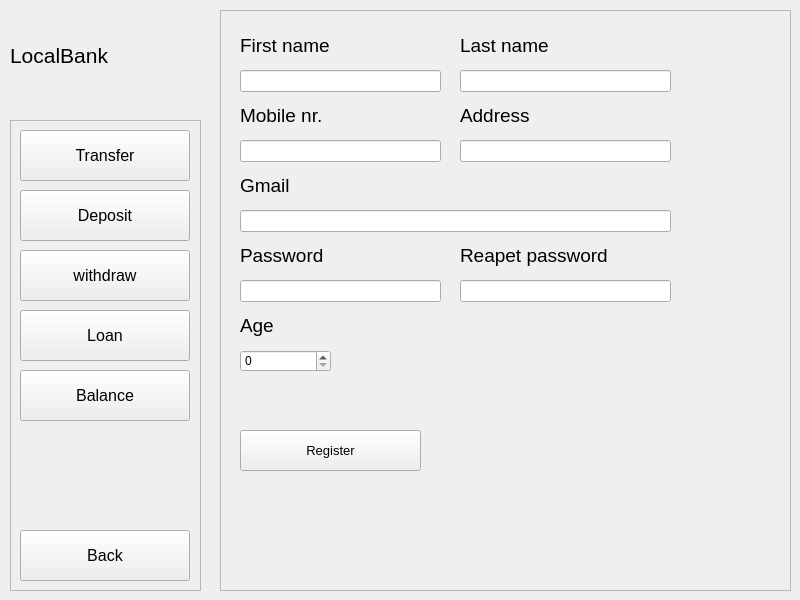
<?xml version="1.0" encoding="UTF-8"?>
<ui version="4.0">
 <class>MainWindow</class>
 <widget class="QMainWindow" name="MainWindow">
  <property name="enabled">
   <bool>true</bool>
  </property>
  <property name="geometry">
   <rect>
    <x>0</x>
    <y>0</y>
    <width>800</width>
    <height>600</height>
   </rect>
  </property>
  <property name="minimumSize">
   <size>
    <width>800</width>
    <height>600</height>
   </size>
  </property>
  <property name="maximumSize">
   <size>
    <width>800</width>
    <height>600</height>
   </size>
  </property>
  <property name="windowTitle">
   <string>LocalBank</string>
  </property>
  <property name="windowIcon">
   <iconset theme="indo">
    <normaloff>C:/Users/vakar/.designer/backup</normaloff>C:/Users/vakar/.designer/backup</iconset>
  </property>
  <widget class="QWidget" name="centralwidget">
   <property name="autoFillBackground">
    <bool>true</bool>
   </property>
   <widget class="QFrame" name="UserMainMenuFrame">
    <property name="enabled">
     <bool>true</bool>
    </property>
    <property name="geometry">
     <rect>
      <x>10</x>
      <y>120</y>
      <width>191</width>
      <height>471</height>
     </rect>
    </property>
    <property name="autoFillBackground">
     <bool>true</bool>
    </property>
    <property name="frameShape">
     <enum>QFrame::StyledPanel</enum>
    </property>
    <property name="frameShadow">
     <enum>QFrame::Raised</enum>
    </property>
    <widget class="QPushButton" name="LoginPageBtn">
     <property name="geometry">
      <rect>
       <x>10</x>
       <y>10</y>
       <width>170</width>
       <height>51</height>
      </rect>
     </property>
     <property name="font">
      <font>
       <pointsize>12</pointsize>
      </font>
     </property>
     <property name="acceptDrops">
      <bool>false</bool>
     </property>
     <property name="text">
      <string extracomment="logn">Login</string>
     </property>
     <property name="flat">
      <bool>false</bool>
     </property>
    </widget>
    <widget class="QPushButton" name="RegPageBtn">
     <property name="geometry">
      <rect>
       <x>10</x>
       <y>70</y>
       <width>170</width>
       <height>51</height>
      </rect>
     </property>
     <property name="font">
      <font>
       <pointsize>12</pointsize>
      </font>
     </property>
     <property name="text">
      <string extracomment="logn">Registration</string>
     </property>
     <property name="flat">
      <bool>false</bool>
     </property>
    </widget>
    <widget class="QPushButton" name="ExitBtn">
     <property name="geometry">
      <rect>
       <x>10</x>
       <y>410</y>
       <width>170</width>
       <height>51</height>
      </rect>
     </property>
     <property name="font">
      <font>
       <pointsize>12</pointsize>
      </font>
     </property>
     <property name="text">
      <string extracomment="logn">Exit</string>
     </property>
     <property name="flat">
      <bool>false</bool>
     </property>
    </widget>
   </widget>
   <widget class="QLabel" name="NameLbl">
    <property name="geometry">
     <rect>
      <x>10</x>
      <y>10</y>
      <width>191</width>
      <height>91</height>
     </rect>
    </property>
    <property name="font">
     <font>
      <pointsize>16</pointsize>
     </font>
    </property>
    <property name="frameShape">
     <enum>QFrame::NoFrame</enum>
    </property>
    <property name="lineWidth">
     <number>0</number>
    </property>
    <property name="text">
     <string>LocalBank</string>
    </property>
    <property name="textFormat">
     <enum>Qt::AutoText</enum>
    </property>
   </widget>
   <widget class="QFrame" name="RegFrame">
    <property name="geometry">
     <rect>
      <x>220</x>
      <y>10</y>
      <width>571</width>
      <height>581</height>
     </rect>
    </property>
    <property name="tabletTracking">
     <bool>false</bool>
    </property>
    <property name="autoFillBackground">
     <bool>true</bool>
    </property>
    <property name="frameShape">
     <enum>QFrame::StyledPanel</enum>
    </property>
    <property name="frameShadow">
     <enum>QFrame::Raised</enum>
    </property>
    <widget class="QLabel" name="label_2">
     <property name="geometry">
      <rect>
       <x>20</x>
       <y>20</y>
       <width>241</width>
       <height>31</height>
      </rect>
     </property>
     <property name="font">
      <font>
       <pointsize>14</pointsize>
      </font>
     </property>
     <property name="frameShape">
      <enum>QFrame::NoFrame</enum>
     </property>
     <property name="lineWidth">
      <number>0</number>
     </property>
     <property name="text">
      <string>First name</string>
     </property>
     <property name="textFormat">
      <enum>Qt::AutoText</enum>
     </property>
    </widget>
    <widget class="QLabel" name="label_4">
     <property name="geometry">
      <rect>
       <x>20</x>
       <y>90</y>
       <width>241</width>
       <height>31</height>
      </rect>
     </property>
     <property name="font">
      <font>
       <pointsize>14</pointsize>
      </font>
     </property>
     <property name="frameShape">
      <enum>QFrame::NoFrame</enum>
     </property>
     <property name="lineWidth">
      <number>0</number>
     </property>
     <property name="text">
      <string>Mobile nr.</string>
     </property>
     <property name="textFormat">
      <enum>Qt::AutoText</enum>
     </property>
    </widget>
    <widget class="QLineEdit" name="PassLine">
     <property name="geometry">
      <rect>
       <x>20</x>
       <y>270</y>
       <width>201</width>
       <height>22</height>
      </rect>
     </property>
     <property name="text">
      <string/>
     </property>
    </widget>
    <widget class="QLineEdit" name="RPassLine">
     <property name="geometry">
      <rect>
       <x>240</x>
       <y>270</y>
       <width>211</width>
       <height>22</height>
      </rect>
     </property>
     <property name="text">
      <string/>
     </property>
    </widget>
    <widget class="QLabel" name="label_5">
     <property name="geometry">
      <rect>
       <x>240</x>
       <y>90</y>
       <width>281</width>
       <height>31</height>
      </rect>
     </property>
     <property name="font">
      <font>
       <pointsize>14</pointsize>
      </font>
     </property>
     <property name="frameShape">
      <enum>QFrame::NoFrame</enum>
     </property>
     <property name="lineWidth">
      <number>0</number>
     </property>
     <property name="text">
      <string>Address</string>
     </property>
     <property name="textFormat">
      <enum>Qt::AutoText</enum>
     </property>
    </widget>
    <widget class="QLabel" name="label_8">
     <property name="geometry">
      <rect>
       <x>240</x>
       <y>230</y>
       <width>211</width>
       <height>31</height>
      </rect>
     </property>
     <property name="font">
      <font>
       <pointsize>14</pointsize>
      </font>
     </property>
     <property name="frameShape">
      <enum>QFrame::NoFrame</enum>
     </property>
     <property name="lineWidth">
      <number>0</number>
     </property>
     <property name="text">
      <string>Reapet password</string>
     </property>
     <property name="textFormat">
      <enum>Qt::AutoText</enum>
     </property>
    </widget>
    <widget class="QLabel" name="label_3">
     <property name="geometry">
      <rect>
       <x>240</x>
       <y>20</y>
       <width>271</width>
       <height>31</height>
      </rect>
     </property>
     <property name="font">
      <font>
       <pointsize>14</pointsize>
      </font>
     </property>
     <property name="frameShape">
      <enum>QFrame::NoFrame</enum>
     </property>
     <property name="lineWidth">
      <number>0</number>
     </property>
     <property name="text">
      <string>Last name</string>
     </property>
     <property name="textFormat">
      <enum>Qt::AutoText</enum>
     </property>
    </widget>
    <widget class="QLabel" name="label_6">
     <property name="geometry">
      <rect>
       <x>20</x>
       <y>300</y>
       <width>121</width>
       <height>31</height>
      </rect>
     </property>
     <property name="font">
      <font>
       <pointsize>14</pointsize>
      </font>
     </property>
     <property name="frameShape">
      <enum>QFrame::NoFrame</enum>
     </property>
     <property name="lineWidth">
      <number>0</number>
     </property>
     <property name="text">
      <string>Age</string>
     </property>
     <property name="textFormat">
      <enum>Qt::AutoText</enum>
     </property>
    </widget>
    <widget class="QLineEdit" name="AddressLine">
     <property name="geometry">
      <rect>
       <x>240</x>
       <y>130</y>
       <width>211</width>
       <height>22</height>
      </rect>
     </property>
     <property name="text">
      <string/>
     </property>
    </widget>
    <widget class="QPushButton" name="RegBtn">
     <property name="geometry">
      <rect>
       <x>20</x>
       <y>420</y>
       <width>181</width>
       <height>41</height>
      </rect>
     </property>
     <property name="font">
      <font>
       <pointsize>10</pointsize>
      </font>
     </property>
     <property name="text">
      <string>Register</string>
     </property>
    </widget>
    <widget class="QLineEdit" name="MobileLine">
     <property name="geometry">
      <rect>
       <x>20</x>
       <y>130</y>
       <width>201</width>
       <height>22</height>
      </rect>
     </property>
     <property name="text">
      <string/>
     </property>
    </widget>
    <widget class="QSpinBox" name="AgeBox">
     <property name="geometry">
      <rect>
       <x>20</x>
       <y>340</y>
       <width>91</width>
       <height>22</height>
      </rect>
     </property>
     <property name="maximum">
      <number>300</number>
     </property>
    </widget>
    <widget class="QLineEdit" name="LnameLine">
     <property name="geometry">
      <rect>
       <x>240</x>
       <y>60</y>
       <width>211</width>
       <height>22</height>
      </rect>
     </property>
     <property name="text">
      <string/>
     </property>
    </widget>
    <widget class="QLineEdit" name="FnameLine">
     <property name="geometry">
      <rect>
       <x>20</x>
       <y>60</y>
       <width>201</width>
       <height>22</height>
      </rect>
     </property>
    </widget>
    <widget class="QLabel" name="label_7">
     <property name="geometry">
      <rect>
       <x>20</x>
       <y>230</y>
       <width>201</width>
       <height>31</height>
      </rect>
     </property>
     <property name="font">
      <font>
       <pointsize>14</pointsize>
      </font>
     </property>
     <property name="frameShape">
      <enum>QFrame::NoFrame</enum>
     </property>
     <property name="lineWidth">
      <number>0</number>
     </property>
     <property name="text">
      <string>Password</string>
     </property>
     <property name="textFormat">
      <enum>Qt::AutoText</enum>
     </property>
    </widget>
    <widget class="QLabel" name="label_10">
     <property name="geometry">
      <rect>
       <x>20</x>
       <y>160</y>
       <width>421</width>
       <height>31</height>
      </rect>
     </property>
     <property name="font">
      <font>
       <pointsize>14</pointsize>
      </font>
     </property>
     <property name="frameShape">
      <enum>QFrame::NoFrame</enum>
     </property>
     <property name="lineWidth">
      <number>0</number>
     </property>
     <property name="text">
      <string>Gmail</string>
     </property>
     <property name="textFormat">
      <enum>Qt::AutoText</enum>
     </property>
    </widget>
    <widget class="QLineEdit" name="GmailLine">
     <property name="geometry">
      <rect>
       <x>20</x>
       <y>200</y>
       <width>431</width>
       <height>22</height>
      </rect>
     </property>
     <property name="text">
      <string/>
     </property>
    </widget>
   </widget>
   <widget class="QFrame" name="ClientMenuFrame">
    <property name="geometry">
     <rect>
      <x>10</x>
      <y>120</y>
      <width>191</width>
      <height>471</height>
     </rect>
    </property>
    <property name="autoFillBackground">
     <bool>true</bool>
    </property>
    <property name="frameShape">
     <enum>QFrame::StyledPanel</enum>
    </property>
    <property name="frameShadow">
     <enum>QFrame::Raised</enum>
    </property>
    <widget class="QPushButton" name="TransferPageBtn">
     <property name="geometry">
      <rect>
       <x>10</x>
       <y>10</y>
       <width>170</width>
       <height>51</height>
      </rect>
     </property>
     <property name="font">
      <font>
       <pointsize>12</pointsize>
      </font>
     </property>
     <property name="acceptDrops">
      <bool>false</bool>
     </property>
     <property name="text">
      <string extracomment="logn">Transfer</string>
     </property>
     <property name="flat">
      <bool>false</bool>
     </property>
    </widget>
    <widget class="QPushButton" name="DepositPageBtn">
     <property name="geometry">
      <rect>
       <x>10</x>
       <y>70</y>
       <width>170</width>
       <height>51</height>
      </rect>
     </property>
     <property name="font">
      <font>
       <pointsize>12</pointsize>
      </font>
     </property>
     <property name="text">
      <string extracomment="logn">Deposit</string>
     </property>
     <property name="flat">
      <bool>false</bool>
     </property>
    </widget>
    <widget class="QPushButton" name="BackBtn">
     <property name="geometry">
      <rect>
       <x>10</x>
       <y>410</y>
       <width>170</width>
       <height>51</height>
      </rect>
     </property>
     <property name="font">
      <font>
       <pointsize>12</pointsize>
      </font>
     </property>
     <property name="text">
      <string extracomment="logn">Back</string>
     </property>
     <property name="flat">
      <bool>false</bool>
     </property>
    </widget>
    <widget class="QPushButton" name="WithdrawPageBtn">
     <property name="geometry">
      <rect>
       <x>10</x>
       <y>130</y>
       <width>170</width>
       <height>51</height>
      </rect>
     </property>
     <property name="font">
      <font>
       <pointsize>12</pointsize>
      </font>
     </property>
     <property name="text">
      <string extracomment="logn">withdraw</string>
     </property>
     <property name="flat">
      <bool>false</bool>
     </property>
    </widget>
    <widget class="QPushButton" name="LoanPageBtn">
     <property name="geometry">
      <rect>
       <x>10</x>
       <y>190</y>
       <width>170</width>
       <height>51</height>
      </rect>
     </property>
     <property name="font">
      <font>
       <pointsize>12</pointsize>
      </font>
     </property>
     <property name="text">
      <string extracomment="logn">Loan</string>
     </property>
     <property name="flat">
      <bool>false</bool>
     </property>
    </widget>
    <widget class="QPushButton" name="BalancePageBtn">
     <property name="geometry">
      <rect>
       <x>10</x>
       <y>250</y>
       <width>170</width>
       <height>51</height>
      </rect>
     </property>
     <property name="font">
      <font>
       <pointsize>12</pointsize>
      </font>
     </property>
     <property name="text">
      <string extracomment="logn">Balance</string>
     </property>
     <property name="flat">
      <bool>false</bool>
     </property>
    </widget>
   </widget>
   <widget class="QFrame" name="LoginFrame">
    <property name="enabled">
     <bool>true</bool>
    </property>
    <property name="geometry">
     <rect>
      <x>220</x>
      <y>10</y>
      <width>571</width>
      <height>581</height>
     </rect>
    </property>
    <property name="tabletTracking">
     <bool>false</bool>
    </property>
    <property name="autoFillBackground">
     <bool>true</bool>
    </property>
    <property name="frameShape">
     <enum>QFrame::StyledPanel</enum>
    </property>
    <property name="frameShadow">
     <enum>QFrame::Raised</enum>
    </property>
    <widget class="QLabel" name="label_9">
     <property name="geometry">
      <rect>
       <x>20</x>
       <y>20</y>
       <width>241</width>
       <height>31</height>
      </rect>
     </property>
     <property name="font">
      <font>
       <pointsize>14</pointsize>
      </font>
     </property>
     <property name="frameShape">
      <enum>QFrame::NoFrame</enum>
     </property>
     <property name="lineWidth">
      <number>0</number>
     </property>
     <property name="text">
      <string>First name</string>
     </property>
     <property name="textFormat">
      <enum>Qt::AutoText</enum>
     </property>
    </widget>
    <widget class="QLineEdit" name="PassLineLogin">
     <property name="geometry">
      <rect>
       <x>20</x>
       <y>280</y>
       <width>241</width>
       <height>22</height>
      </rect>
     </property>
     <property name="text">
      <string/>
     </property>
    </widget>
    <widget class="QLineEdit" name="PinLogin">
     <property name="geometry">
      <rect>
       <x>20</x>
       <y>210</y>
       <width>241</width>
       <height>22</height>
      </rect>
     </property>
     <property name="text">
      <string/>
     </property>
    </widget>
    <widget class="QLabel" name="label_12">
     <property name="geometry">
      <rect>
       <x>20</x>
       <y>170</y>
       <width>281</width>
       <height>31</height>
      </rect>
     </property>
     <property name="font">
      <font>
       <pointsize>14</pointsize>
      </font>
     </property>
     <property name="frameShape">
      <enum>QFrame::NoFrame</enum>
     </property>
     <property name="lineWidth">
      <number>0</number>
     </property>
     <property name="text">
      <string>PIN</string>
     </property>
     <property name="textFormat">
      <enum>Qt::AutoText</enum>
     </property>
    </widget>
    <widget class="QLabel" name="label_13">
     <property name="geometry">
      <rect>
       <x>20</x>
       <y>100</y>
       <width>271</width>
       <height>31</height>
      </rect>
     </property>
     <property name="font">
      <font>
       <pointsize>14</pointsize>
      </font>
     </property>
     <property name="frameShape">
      <enum>QFrame::NoFrame</enum>
     </property>
     <property name="lineWidth">
      <number>0</number>
     </property>
     <property name="text">
      <string>Last name</string>
     </property>
     <property name="textFormat">
      <enum>Qt::AutoText</enum>
     </property>
    </widget>
    <widget class="QPushButton" name="LoginBtn">
     <property name="geometry">
      <rect>
       <x>20</x>
       <y>340</y>
       <width>181</width>
       <height>41</height>
      </rect>
     </property>
     <property name="font">
      <font>
       <pointsize>10</pointsize>
      </font>
     </property>
     <property name="text">
      <string>Login</string>
     </property>
    </widget>
    <widget class="QLineEdit" name="LnameLineLogin">
     <property name="geometry">
      <rect>
       <x>20</x>
       <y>140</y>
       <width>241</width>
       <height>22</height>
      </rect>
     </property>
     <property name="text">
      <string/>
     </property>
    </widget>
    <widget class="QLineEdit" name="FnameLineLogin">
     <property name="geometry">
      <rect>
       <x>20</x>
       <y>60</y>
       <width>241</width>
       <height>22</height>
      </rect>
     </property>
    </widget>
    <widget class="QLabel" name="label_15">
     <property name="geometry">
      <rect>
       <x>20</x>
       <y>240</y>
       <width>241</width>
       <height>31</height>
      </rect>
     </property>
     <property name="font">
      <font>
       <pointsize>14</pointsize>
      </font>
     </property>
     <property name="frameShape">
      <enum>QFrame::NoFrame</enum>
     </property>
     <property name="lineWidth">
      <number>0</number>
     </property>
     <property name="text">
      <string>Password</string>
     </property>
     <property name="textFormat">
      <enum>Qt::AutoText</enum>
     </property>
    </widget>
   </widget>
   <zorder>UserMainMenuFrame</zorder>
   <zorder>ClientMenuFrame</zorder>
   <zorder>NameLbl</zorder>
   <zorder>LoginFrame</zorder>
   <zorder>RegFrame</zorder>
  </widget>
 </widget>
 <resources/>
 <connections/>
</ui>
